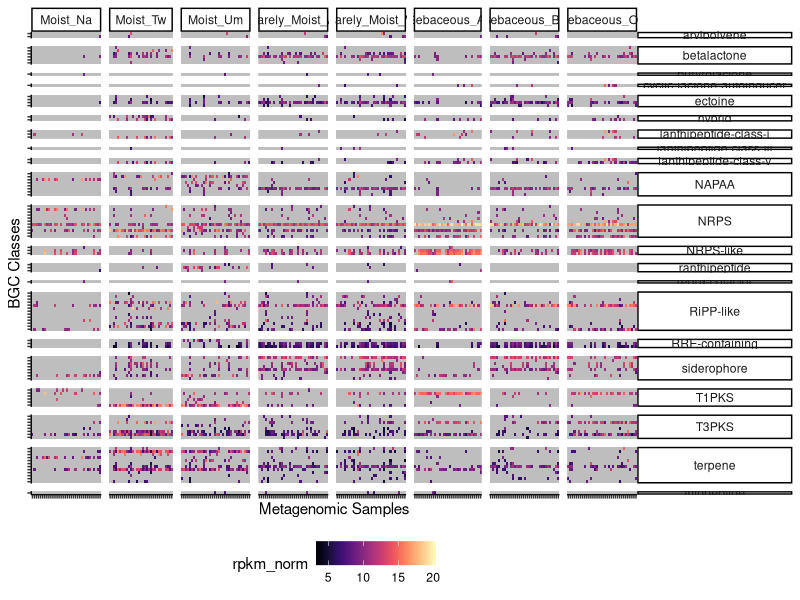

The R source for this figure:
library(viridis)
library(ggplot2)
library(cowplot)

brack.dat <- read.table('Top_Genera_per_Sample.txt', header=T, sep='\t')
#Sample  SampleSubject   SampleBodySite  Taxa    Estimated_Reads

bgc.dat <- read.table('Input_for_Heatmap_Figure.txt', header=T, sep='\t')
#sample  bgc_class       abundance       abundance_normalized    sample_subject  sample_bodysite

tax.colors <- c('#dfc6d2', '#c89cb0', '#b1728f', '#38761d', '#828382')

names(tax.colors) <- c('Micrococcus', 'Corynebacterium', 'Cutibacterium', 'Staphylococcus', 'Other')

pdf("BiG-MAP_Core_NormRPKM_Core_Kalan_Metagenomes.pdf", height=17, width=15)
g1 <- ggplot(bgc.dat, aes(x=sample_subject, y=bgc, fill=rpkm_norm)) + geom_tile() + theme_classic() + scale_fill_viridis(option="magma", na.value='grey') + facet_grid(bgc_class~sample_bodysite, scale='free', space='free') + theme(legend.position="bottom", axis.text.x=element_blank(), axis.text.y=element_blank()) + xlab("Metagenomic Samples") + ylab("BGC Classes") + theme(strip.text.y.right = element_text(angle = 0))
print(g1)
#g2 <- ggplot(brack.dat, aes(x=SampleSubject, y=Estimated_Reads, fill=Taxa)) + geom_bar(stat='identity') + theme_classic() + facet_wrap(~SampleBodySite, ncol=9, scale='free_x') + ylab("Bracken Breakdown") + theme(axis.text.x=element_blank()) + scale_fill_manual(values=tax.colors)+ theme(legend.position="top") 
#print(g1)
#plot_grid(g2, g1, rel_heights=c(0.15, 0.7), align='v', axis='lr', ncol=1)
dev.off()
